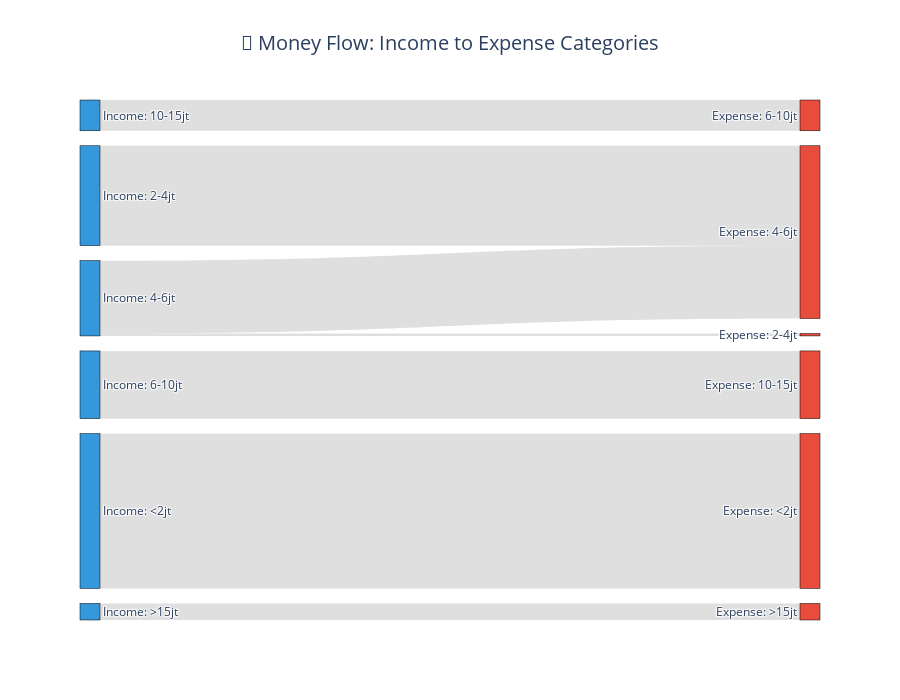

Notebook cell for this chart:
### Markdown cell above
### 4.1 Alternative #1: Sankey Diagram (Flow Visualization)

**Why Use This:**
- Shows the actual flow from income categories to expense categories
- Reveals spending patterns per income group
- Highly visual and impressive for competitions
- Answers: "Where does money flow?"

### Code cell
# Prepare data for Sankey diagram
# Create cross-tabulation of income and expense categories
flow_data = df.groupby(['avg_income_category', 'avg_expense_category']).size().reset_index(name='count')

# Create unique labels for source (income) and target (expense)
income_labels = [f"Income: {cat}" for cat in flow_data['avg_income_category'].unique()]
expense_labels = [f"Expense: {cat}" for cat in flow_data['avg_expense_category'].unique()]
all_labels = income_labels + expense_labels

# Create mapping dictionaries
income_map = {cat: idx for idx, cat in enumerate(flow_data['avg_income_category'].unique())}
expense_map = {cat: idx + len(income_map) for idx, cat in enumerate(flow_data['avg_expense_category'].unique())}

# Create source, target, and value lists
sources = [income_map[row['avg_income_category']] for _, row in flow_data.iterrows()]
targets = [expense_map[row['avg_expense_category']] for _, row in flow_data.iterrows()]
values = flow_data['count'].tolist()

# Create Sankey diagram
fig = go.Figure(data=[go.Sankey(
    node=dict(
        pad=15,
        thickness=20,
        line=dict(color="black", width=0.5),
        label=all_labels,
        color=['#3498db'] * len(income_map) + ['#e74c3c'] * len(expense_map)
    ),
    link=dict(
        source=sources,
        target=targets,
        value=values,
        color='rgba(150, 150, 150, 0.3)'
    )
)])

fig.update_layout(
    title={
        'text': '🌊 Money Flow: Income to Expense Categories',
        'x': 0.5,
        'xanchor': 'center',
        'font': {'size': 20}
    },
    font=dict(size=12),
    height=700,
    plot_bgcolor='white'
)

fig.show()

print("\n✅ Sankey Diagram created successfully!")
print("\n💡 How to Read:")
print("   - Left side (blue) = Income categories")
print("   - Right side (red) = Expense categories")
print("   - Flow width = Number of people in that income-expense combination")
print("   - Look for mismatches: Do high earners have low expenses (savings)?")

### Figure 1 — Plotly figure (JSON) as saved in the notebook; plotly's stock layout.template omitted (floating-point values rounded to 4 significant figures)
{"data": [{"link": {"color": "rgba(150, 150, 150, 0.3)", "source": [0, 1, 2, 2, 3, 4, 5], "target": [6, 7, 8, 7, 9, 10, 11], "value": [65, 211, 5, 154, 143, 327, 35]}, "node": {"color": ["#3498db", "#3498db", "#3498db", "#3498db", "#3498db", "#3498db", "#e74c3c", "#e74c3c", "#e74c3c", "#e74c3c", "#e74c3c", "#e74c3c"], "label": ["Income: 10-15jt", "Income: 2-4jt", "Income: 4-6jt", "Income: 6-10jt", "Income: <2jt", "Income: >15jt", "Expense: 6-10jt", "Expense: 4-6jt", "Expense: 2-4jt", "Expense: 10-15jt", "Expense: <2jt", "Expense: >15jt"], "line": {"color": "black", "width": 0.5}, "pad": 15, "thickness": 20}, "type": "sankey"}], "layout": {"font": {"size": 12}, "height": 700, "plot_bgcolor": "white", "title": {"font": {"size": 20}, "text": "🌊 Money Flow: Income to Expense Categories", "x": 0.5, "xanchor": "center"}}}
